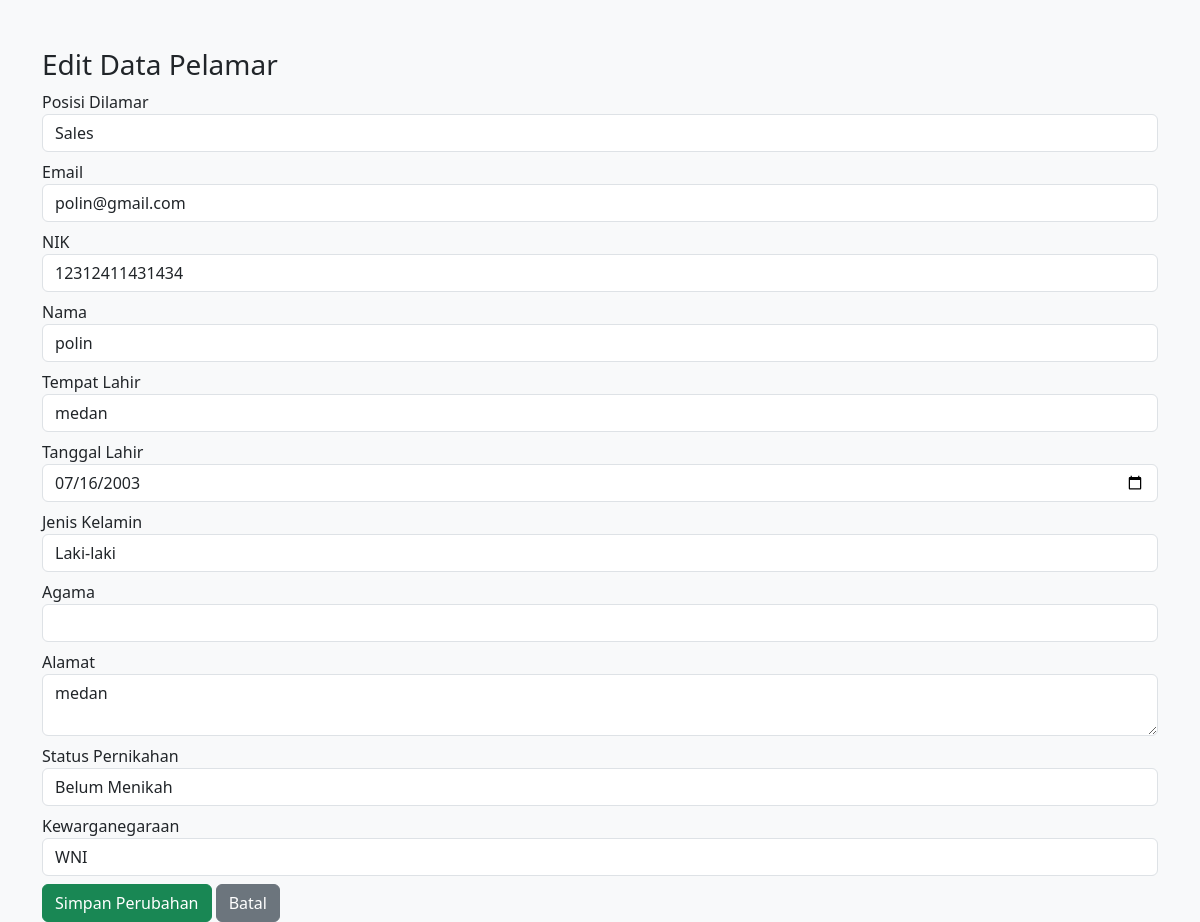
The app's page /admin/edit_pelamar.php?id=1 with its own data.
### tables this page shows
CREATE TABLE `pelamar` (
  `id` int(11) NOT NULL,
  `posisi_dilamar` varchar(100) DEFAULT NULL,
  `email` varchar(100) DEFAULT NULL,
  `nik` varchar(20) DEFAULT NULL,
  `nama` varchar(100) DEFAULT NULL,
  `tempat_lahir` varchar(100) DEFAULT NULL,
  `tanggal_lahir` date DEFAULT NULL,
  `jk` enum('Laki-laki','Perempuan') DEFAULT NULL,
  `agama` varchar(50) DEFAULT NULL,
  `alamat` text DEFAULT NULL,
  `status_pernikahan` varchar(50) DEFAULT NULL,
  `kewarganegaraan` varchar(50) DEFAULT NULL,
  `foto` varchar(255) DEFAULT NULL,
  `status_lamaran` varchar(50) DEFAULT 'Menunggu'
);

### admin/edit_pelamar.php (the view, shortened to what this page needs)
<?php
include 'koneksi.php';
$id = (int) $_GET['id'];
$query = mysqli_query($conn, "SELECT * FROM pelamar WHERE id = $id");
$pelamar = mysqli_fetch_assoc($query);
?>
<!DOCTYPE html>
<html lang="id">
<head>
    <link href="https://cdn.jsdelivr.net/npm/bootstrap@5.3.2/dist/css/bootstrap.min.css" rel="stylesheet">
</head>
<body class="bg-light">
<div class="container mt-5">
    <h3>Edit Data Pelamar</h3>
    <form method="POST">
        <?php
        function inputText($label, $name, $value, $type = 'text') {
            echo "<div class='mb-2'>
                    <label>$label</label>
                    <input type='$type' name='$name' value='$value' class='form-control'>
                  </div>";
        }
        inputText('Posisi Dilamar', 'posisi_dilamar', $pelamar['posisi_dilamar']);
        ?>
        <div class="mb-2">
            <label>Jenis Kelamin</label>
            <select name="jk" class="form-control">
                <option value="Laki-laki" <?= $pelamar['jk'] == 'Laki-laki' ? 'selected' : '' ?>>Laki-laki</option>
            </select>
        </div>
        <div class="mb-2">
            <label>Alamat</label>
            <textarea name="alamat" class="form-control"><?= $pelamar['alamat'] ?></textarea>
        </div>
        <button type="submit" name="update" class="btn btn-success">Simpan Perubahan</button>
        <a href="admin_dashboard.php" class="btn btn-secondary">Batal</a>
    </form>
</div>
</body>
</html>

### records on screen
pelamar: posisi_dilamar "Sales", email "polin@gmail.com", nik "12312411431434", nama "polin", tempat_lahir "medan", tanggal_lahir "07/16/2003", jk "Laki-laki", alamat "medan", status_pernikahan "Belum Menikah", kewarganegaraan "WNI"

### other values on screen
$label "Posisi Dilamar Email NIK Nama Tempat Lahir Tanggal Lahir Agama Status Pernikahan Kewarganegaraan"
